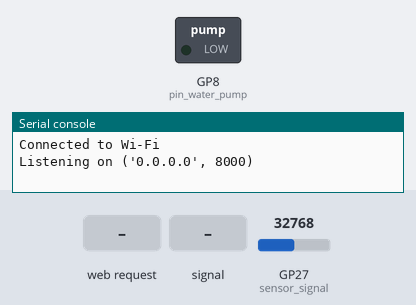
This program was run on a simulated Raspberry Pi Pico running MicroPython. Parts: switched loads named in the program (green lamp = pin HIGH), the last lines printed to the serial console. The inputs (shaded band) are chosen by the test bench; at power-on: GP27 (sensor_signal) = 32768 (analog values on the 0–65535 scale). WiFi joins after 1.5 s; the clock reads 2024-03-15 10:24:30 at power-on unless the program sets it; requests to the public web service named in the program get a made-up reply in its usual format after 0.4 s (London, UTC, broken clouds, 64 % humidity, 1013 hPa unless stated); web requests get an empty 200 reply after 0.4 s.

Above: at 2.7 s.
2.8 s: HTTP request GET /?action=start received
At 3.8 s:
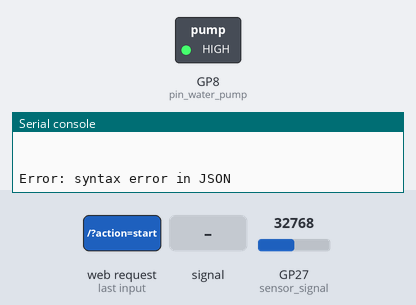
4.3 s: HTTP request GET /?action=stop received
At 4.9 s:
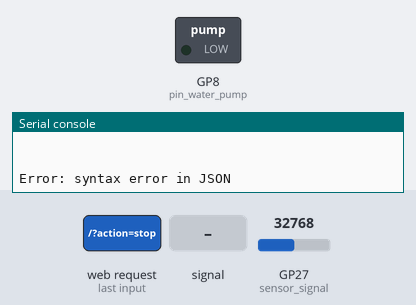
5.8 s: HTTP request GET /?action=auto received
7.7 s: GP27 (sensor_signal) fed a 200 Hz sine of ±16383 counts around its level
At 10.4 s:
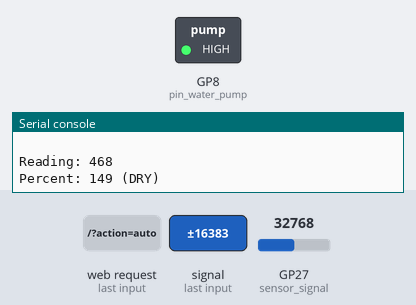
Timing chart, 0 to 11.7 s (numbered marks = the images above; inputs shaded):
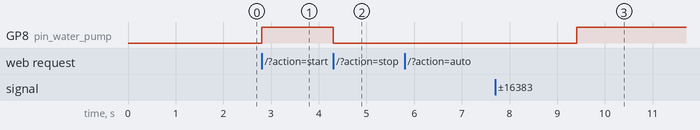

Measured:
- after the input at 2.8 s, GP8 (pin_water_pump): LOW → HIGH at once
- after the input at 4.3 s, GP8 (pin_water_pump): HIGH → LOW at once
- after the input at 7.7 s, GP8 (pin_water_pump): LOW → HIGH after 1.7 s

The program:

schedule_time.py
```python
import network  # type: ignore
import urequests  # type: ignore
import time
import utime  # type: ignore
import socket
import ujson
from machine import Pin, ADC  # type: ignore

# Connect to Wi-Fi
wifi_ssid = "yanaezani"
wifi_password = "yana1012"
wifi = network.WLAN(network.STA_IF)
wifi.active(True)
wifi.connect(wifi_ssid, wifi_password)

# Wait until connected to Wi-Fi
while not wifi.isconnected():
    pass

print("Connected to Wi-Fi")

# Function to get current date and time from an external server
def get_current_time():
    try:
        response = urequests.get("http://worldtimeapi.org/api/timezone/Asia/Kuala_Lumpur")
        data = response.json()
        current_time = data["datetime"]
        return current_time
    except Exception as e:
        print("Error getting current time:", e)
        return None

# Server URL
url = "http://172.20.10.3/xampp/save_data.php"

# Initialize variables
reading = 0
percent = 0
scheduled_time = None  # Variable to store the scheduled time
scheduled_duration = 5  # Default duration for water pump activation

# How frequently to take readings
DELAY = 1.0
# Set the analog read pin for the moisture sensor
sensor_signal = ADC(Pin(27))
# Set up the water pump pin
pin_water_pump = Pin(8, Pin.OUT)

# Moisture sensor calibration values
SENSOR_MAX = 430
SENSOR_MIN = 352

# Flow sensor variables
flow_frequency = 0
flow_rate = 0
total_milliliters = 0
FLOW_CONVERSION_FACTOR = 4.5  # Calibration factor (pulses per liter)

# Water billing rates (RM per cubic meter)
RATE_1 = 0.87  # 0 to 20 cubic meters
RATE_2 = 1.52  # 20 to 35 cubic meters
RATE_3 = 2.02  # Above 35 cubic meters

flow_sensor = Pin(19, Pin.IN, Pin.PULL_UP)

def flow_callback(pin):
    global flow_frequency
    flow_frequency += 1

flow_sensor.irq(trigger=Pin.IRQ_RISING, handler=flow_callback)

previous_millis = 0
interval = 1000

def calculate_water_bill(volume_m3):
    if volume_m3 <= 20:
        return RATE_1 * volume_m3
    elif volume_m3 <= 35:
        return RATE_1 * 20 + RATE_2 * (volume_m3 - 20)
    else:
        return RATE_1 * 20 + RATE_2 * 15 + RATE_3 * (volume_m3 - 35)

def auto_watering_system():
    global flow_frequency, previous_millis, total_milliliters
    date = get_current_time()  # Get current date and time

    # Take a reading from the sensor and make it easier to read
    value = round(sensor_signal.read_u16() / 100)
    print("Reading:", value)

    # Calculate the percentage
    percent = round(((value - SENSOR_MIN) / (SENSOR_MAX - SENSOR_MIN)) * 100)
    print("Percent:", percent, end=' ')

    if percent >= 70:
        print("(DRY)")
        # Activate water pump if soil is dry
        pin_water_pump.on()
        time.sleep(5)  # Run the water pump for 5 seconds
        pin_water_pump.off()

    # Check time interval for flow rate calculation
    current_millis = utime.ticks_ms()
    if (current_millis - previous_millis) > interval:
        pulse1Sec = flow_frequency
        flow_frequency = 0
        flow_rate = (1000.0 / (current_millis - previous_millis)) * pulse1Sec / FLOW_CONVERSION_FACTOR
        previous_millis = current_millis

        flow_milliliters_per_min = flow_rate * 1000
        total_milliliters += flow_milliliters_per_min * (interval / 60000)

        total_volume_m3 = total_milliliters / 1_000_000
        bill_amount = calculate_water_bill(total_volume_m3)

        print("\n-------------------\n")
        print("Flow Rate = {:.2f} Liters/Minute".format(flow_rate))
        print("Total Volume = {:.2f} Milliliters".format(total_milliliters))
        print("Total Volume = {:.6f} Cubic Meters".format(total_volume_m3))
        print("Water Bill Amount = RM {:.2f}".format(bill_amount))
        print("\n-------------------\n")

        data = {
            'date': date,
            'reading': value,
            'percent': percent,
            'flow_rate': flow_rate,
            'volume': total_volume_m3,
            'amount': bill_amount
        }

        try:
            response = urequests.post(url, json=data)
            print(response.text)
            response.close()
        except Exception as e:
            print("Error sending data:", e)

# Function to set the scheduled time and duration
def set_scheduled_time(hour, minute, period, duration):
    global scheduled_time, scheduled_duration
    if period == "PM" and hour != 12:
        hour += 12
    elif period == "AM" and hour == 12:
        hour = 0
    scheduled_time = (hour, minute)
    scheduled_duration = duration
    print(f"Scheduled time set to {hour:02}:{minute:02} for {duration} seconds")

def check_scheduled_time():
    global scheduled_time, scheduled_duration
    current_time = get_current_time()
    if current_time is None:
        return
    current_hour = int(current_time[11:13])
    current_minute = int(current_time[14:16])
    if scheduled_time and (current_hour, current_minute) == scheduled_time:
        print("Scheduled time reached. Activating water pump.")
        pin_water_pump.on()
        time.sleep(scheduled_duration)
        pin_water_pump.off()

# HTML content for the control panel
html = """<!DOCTYPE html>
<html>
<head>
    <meta name="viewport" content="width=device-width, initial-scale=1">
    <style>
        .buttonGreen { background-color: #4CAF50; border: 2px solid #000000; color: white; padding: 15px 32px; text-align: center; text-decoration: none; display: inline-block; font-size: 16px; margin: 4px 2px; cursor: pointer; }
        .buttonRed { background-color: #D11D53; border: 2px solid #000000; color: white; padding: 15px 32px; text-align: center; text-decoration: none; display: inline-block; font-size: 16px; margin: 4px 2px; cursor: pointer; }
        .buttonBlue { background-color: #4A90E2; border: 2px solid #000000; color: white; padding: 15px 32px; text-align: center; text-decoration: none; display: inline-block; font-size: 16px; margin: 4px 2px; cursor: pointer; }
    </style>
</head>
<body>
    <center>
        <h1>Control Panel</h1>
        <br>
        <form>
            <h2>Manual Watering System</h2>
            <button class="buttonGreen" name="action" value="start" type="submit">Start Water Pump</button>
            <button class="buttonRed" name="action" value="stop" type="submit">Stop Water Pump</button>
            <h2>Auto Watering System</h2>
            <button class="buttonBlue" name="action" value="auto" type="submit">Activate Auto-Watering System</button>
            <button class="buttonRed" name="action" value="stop" type="submit">Deactivate Auto-Watering System</button>
            <h2>Schedule Watering System</h2>
            <label for="hour">Hour:</label>
            <input type="number" id="hour" name="hour" min="0" max="12">
            <label for="minute">Minute:</label>
            <input type="number" id="minute" name="minute" min="0" max="59">
            <select id="period" name="period">
                <option value="AM">AM</option>
                <option value="PM">PM</option>
            </select>
            <label for="duration">Duration (seconds):</label>
            <input type="number" id="duration" name="duration" min="1">
            <button class="buttonBlue" name="action" value="schedule" type="submit">Set Schedule</button>
            <p>Set the time and duration for how long you want the water pump to be activated.</p>
        </form>
    </center>
</body>
</html>
"""

# Create socket
addr = socket.getaddrinfo('0.0.0.0', 8000)[0][-1]
s = socket.socket()
s.bind(addr)
s.listen(1)
print('Listening on', addr)

# Main loop
while True:
    try:
        cl, addr = s.accept()
        print('Client connected from', addr)
        request = cl.recv(1024)
        request_str = request.decode('utf-8')
        print("Request:")
        print(request_str)

        # Check if request contains action parameter
        if 'action=start' in request_str:
            pin_water_pump.on()
        elif 'action=stop' in request_str:
            pin_water_pump.off()
        elif 'action=auto' in request_str:
            while 'action=auto' in request_str:
                auto_watering_system()
        elif 'action=stop_auto' in request_str:
            print("Auto-watering system stopped.")
            # Exiting the loop will stop auto-watering system
            break
        elif 'action=schedule' in request_str:
            hour = int(request_str.split('hour=')[1].split('&')[0])
            minute = int(request_str.split('minute=')[1].split('&')[0])
            period = request_str.split('period=')[1].split('&')[0]
            duration = int(request_str.split('duration=')[1].split(' ')[0])
            set_scheduled_time(hour, minute, period, duration)


        schedule_response = urequests.get("http://172.20.10.3/xampp/fetch_data.php")
        schedule_data = schedule_response.json()
        schedule_response.close()

        if len(schedule_data) > 0:  # Check if there is any scheduled data
            schedule_item = schedule_data[0]
            # Extract start time and duration from the fetched data
            start_time = schedule_data["startTime"]
            duration_seconds = schedule_data["duration"]

            current_time = utime.localtime()
            current_timestamp = utime.mktime(current_time)

            start_hour, start_minute, start_second = map(int, start_time.split(':'))
            start_time_today = utime.mktime((current_time[0], current_time[1], current_time[2],
                                                start_hour, start_minute, start_second,
                                                current_time[6], current_time[7]))

            end_time_today = start_time_today + duration_seconds

            if start_time_today <= current_timestamp <= end_time_today:
                print("Scheduled watering time active")
                pin_water_pump.on()
                time.sleep(duration_seconds)  # Run the water pump for the scheduled duration
                pin_water_pump.off()
            else:
                print("Scheduled watering time not active")

        # Check for scheduled time activation
        check_scheduled_time()

        # Send HTML response
        cl.send('HTTP/1.0 200 OK\r\nContent-Type: text/html\r\n\r\n'.encode())
        cl.send(html.encode())

        cl.close()

    except Exception as e:
        print('Error:', e)
```
